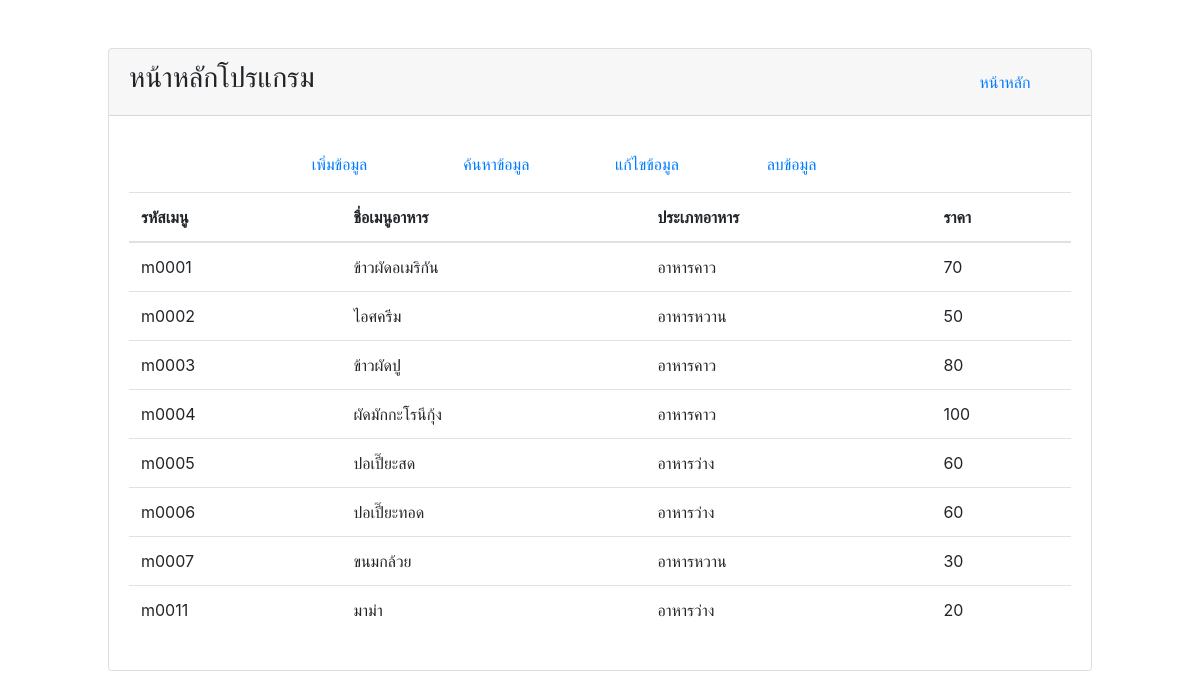
The page / on the database its author committed.
### tables this page shows
CREATE TABLE `menu` (
  `menu_ID` varchar(5) NOT NULL COMMENT 'รหัสเมนูอาหาร',
  `menu_Name` varchar(50) NOT NULL COMMENT 'ชื่อเมนูอาหาร',
  `menu_Type` int(2) NOT NULL COMMENT 'ประเภทอาหาร',
  `menu_price` int(4) DEFAULT NULL COMMENT 'ราคาอาหาร'
);

### index.php (the view, shortened to what this page needs)
<!DOCTYPE html>
<html lang="en">
<head>
	<link rel="stylesheet" href="css/bootstrap.css">
</head>
<body>
	<div class="container">
		<div class="row m-5">
			<div class="col-md-12">
				<div class="card">
					<div class="card-header">
						<div class="row">
							<div class="col-md-10">
								<h3>หน้าหลักโปรแกรม</h3>
							</div>
							<div class="col-md-2 d-flex justify-content-center align-items-center">
								<a href="index.php">หน้าหลัก</a>
							</div>
						</div>
					</div>
					<div class="card-body">
						<div class="row justify-content-center m-3">
							<div class="col-md-2">
								<a href="add_form.php">เพิ่มข้อมูล</a>
							</div>
							<div class="col-md-2">
								<a href="search_form.php">ค้นหาข้อมูล</a>
							</div>
							<div class="col-md-2">
								<a href="edit_form.php">แก้ไขข้อมูล</a>
							</div>
							<div class="col-md-2">
								<a href="del_form.php">ลบข้อมูล</a>
							</div>
						</div>
						<div class="row">
							<div class="col-md-12">
								<table class="table">
									<thead>
										<tr>
											<th>รหัสเมนู</th>
											<th>ชื่อเมนูอาหาร</th>
											<th>ประเภทอาหาร</th>
											<th>ราคา</th>
										</tr>
									</thead>
									<tbody>
										<?php
											include "connect.php";
											$sql = "SELECT * from menu";
											$result = mysqli_query($conn, $sql);
											while($row = mysqli_fetch_array($result)){
												echo "
													<tr>
														<td>$row[menu_ID]</td>
														<td>$row[menu_Name]</td>
													";
												if($row[menu_Type] == 1){
													echo "<td>อาหารคาว</td>";
												}
												if($row[menu_Type] == 2){
													echo "<td>อาหารหวาน</td>";
												}
												if($row[menu_Type] == 3){
													echo "<td>อาหารว่าง</td>";
												}
												echo
													"
														<td>$row[menu_price]</td>
													</tr>
													";
											}
										?>
									</tbody>
								</table>
							</div>
						</div>
					</div>
				</div>
			</div>
		</div>
	</div>
</body>
</html>

### rows shown on the page
menu: menu_ID "m0001", menu_Name "ข้าวผัดอเมริกัน", menu_Type "อาหารคาว", menu_price "70"
menu: menu_ID "m0002", menu_Name "ไอศครีม", menu_Type "อาหารหวาน", menu_price "50"
menu: menu_ID "m0003", menu_Name "ข้าวผัดปู", menu_Type "อาหารคาว", menu_price "80"
menu: menu_ID "m0004", menu_Name "ผัดมักกะโรนีกุ้ง", menu_Type "อาหารคาว", menu_price "100"
menu: menu_ID "m0005", menu_Name "ปอเปี๊ยะสด", menu_Type "อาหารว่าง", menu_price "60"
menu: menu_ID "m0006", menu_Name "ปอเปี๊ยะทอด", menu_Type "อาหารว่าง", menu_price "60"
menu: menu_ID "m0007", menu_Name "ขนมกล้วย", menu_Type "อาหารหวาน", menu_price "30"
menu: menu_ID "m0011", menu_Name "มาม่า", menu_Type "อาหารว่าง", menu_price "20"
